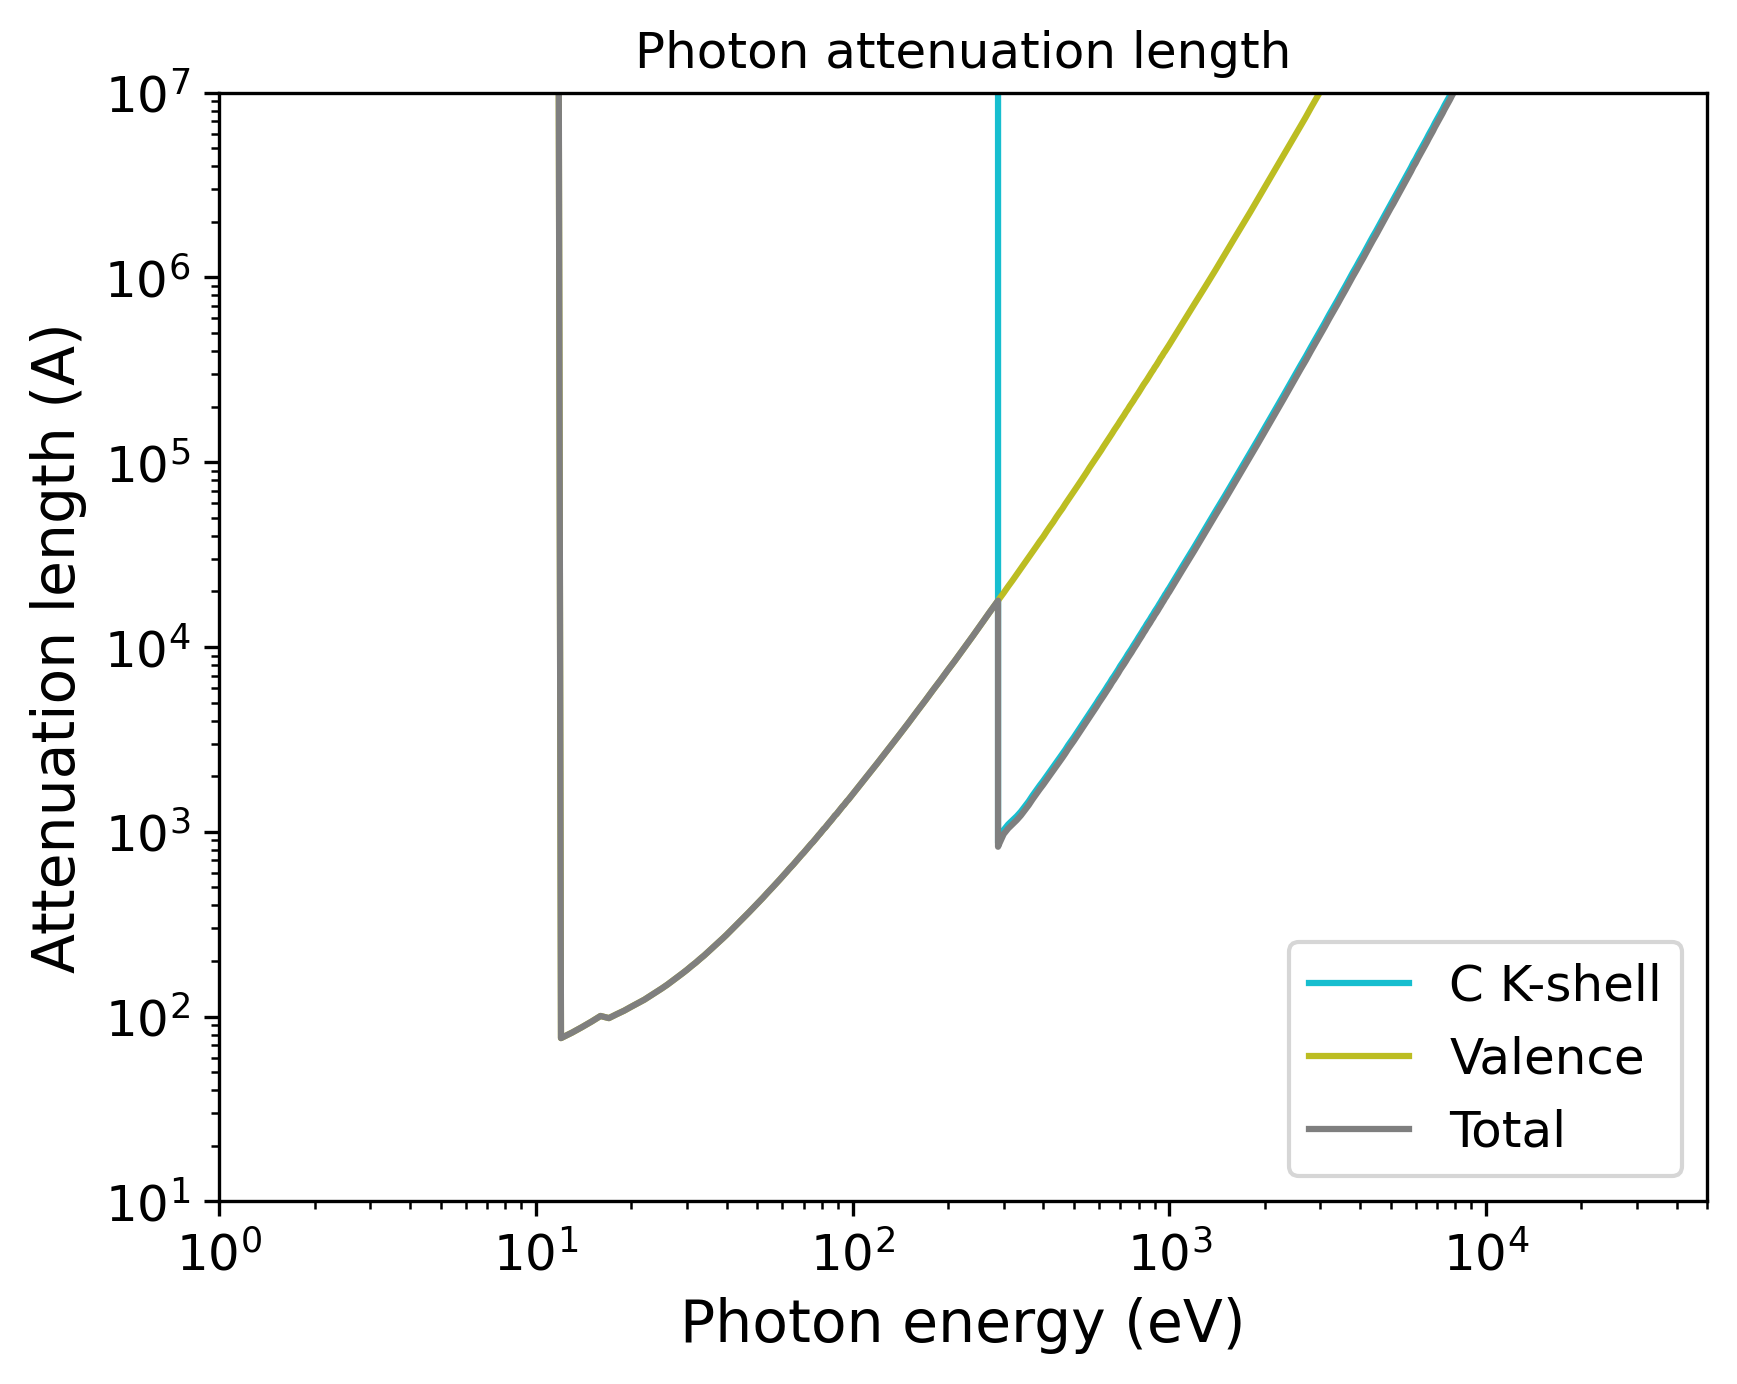

Write the Python code that produced this figure.
import pandas as pd
import numpy as np
import matplotlib.pyplot as plt
import matplotlib.cm as cm
# Set the format:
plt.xlabel("Photon energy (eV)", fontsize=14)
plt.ylabel("Attenuation length (A)", fontsize=14)
plt.xticks(fontsize=12)
plt.yticks(fontsize=12)
plt.grid(False)
# Set the axes:
# Read the output file:
df = pd.read_csv(r"OUTPUT_Overdence_aC_Photon_IMFP.dat", sep=r'\s+', header=None, comment="#", skipinitialspace=True)
plt.xscale("log")
plt.yscale("log")
# Prepare the plot:
columns_to_plot = [ 1, 2, 3]
labels = [ "C K-shell", "Valence", "Total"]
# Create N distinct colors from a colormap
N = len(columns_to_plot)
colors = plt.cm.tab10(np.linspace(1, 0, 10))
# Set line styles:
linestyles = [ "-", "-", "-"]
for i, col in enumerate(columns_to_plot):
    color = colors[i % len(colors)]
    ls    = linestyles[i % len(linestyles)]
    label = labels[i % len(labels)]
    plt.plot(df.iloc[:, 0], df.iloc[:, col],
    color=color,
    label=label,
    linestyle=ls)
plt.xlim(1.00000000,50000.00000000)
plt.ylim(10.00000000,10000000.00000000)
plt.title("Photon attenuation length")
plt.legend(loc="best", fontsize=12)
# Save the plot in this format:
plt.savefig("OUTPUT_MFP_photon.png", dpi=300, bbox_inches="tight")
